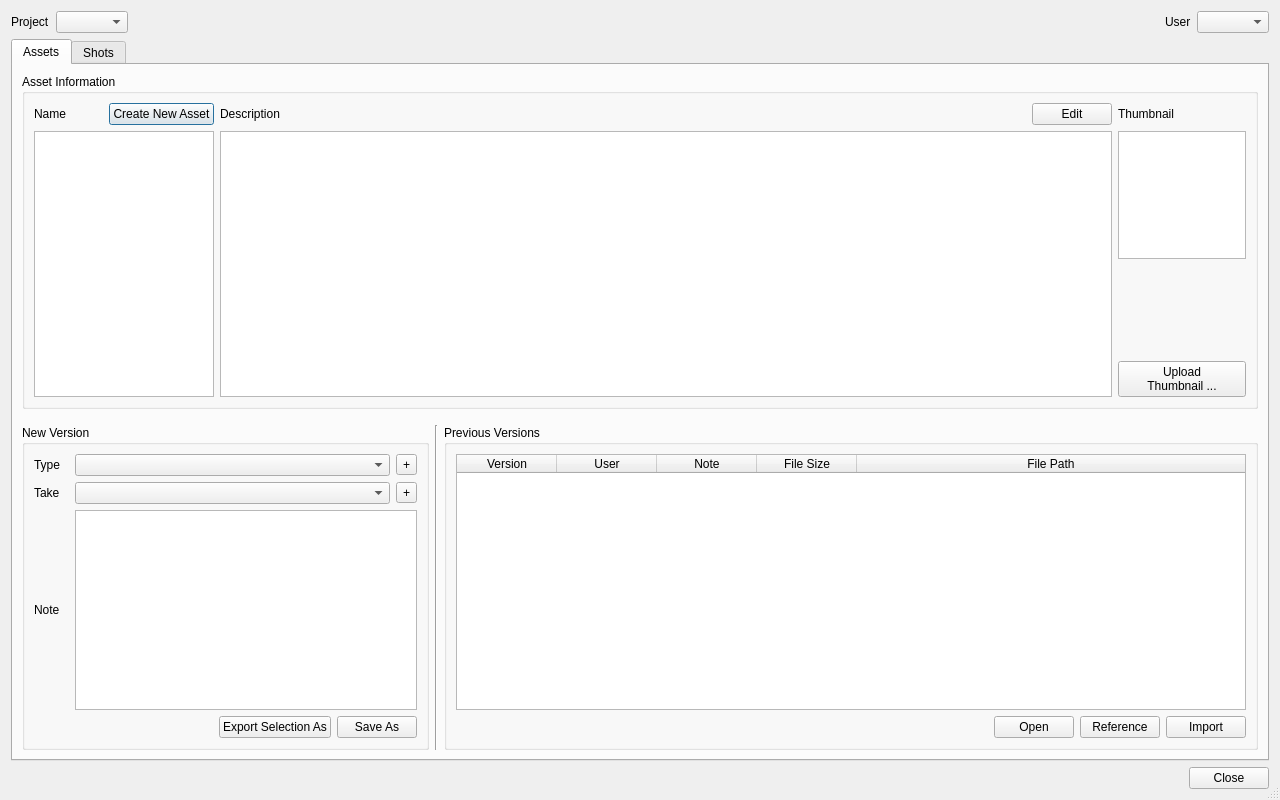
<?xml version="1.0" encoding="UTF-8"?>
<ui version="4.0">
 <class>Dialog</class>
 <widget class="QDialog" name="Dialog">
  <property name="windowModality">
   <enum>Qt::ApplicationModal</enum>
  </property>
  <property name="geometry">
   <rect>
    <x>0</x>
    <y>0</y>
    <width>1280</width>
    <height>800</height>
   </rect>
  </property>
  <property name="sizePolicy">
   <sizepolicy hsizetype="Preferred" vsizetype="Preferred">
    <horstretch>1</horstretch>
    <verstretch>1</verstretch>
   </sizepolicy>
  </property>
  <property name="windowTitle">
   <string>Asset Manager v0.2.0.a2</string>
  </property>
  <property name="sizeGripEnabled">
   <bool>true</bool>
  </property>
  <property name="modal">
   <bool>true</bool>
  </property>
  <layout class="QHBoxLayout" name="horizontalLayout">
   <item>
    <widget class="QWidget" name="verticalWidget" native="true">
     <property name="sizePolicy">
      <sizepolicy hsizetype="Preferred" vsizetype="Preferred">
       <horstretch>1</horstretch>
       <verstretch>1</verstretch>
      </sizepolicy>
     </property>
     <layout class="QVBoxLayout" name="verticalLayout" stretch="0,0,0">
      <property name="sizeConstraint">
       <enum>QLayout::SetMaximumSize</enum>
      </property>
      <property name="margin">
       <number>0</number>
      </property>
      <item>
       <layout class="QHBoxLayout" name="horizontalLayout_11" stretch="0,0,1,0,0">
        <item>
         <widget class="QLabel" name="projects_label">
          <property name="text">
           <string>Project</string>
          </property>
         </widget>
        </item>
        <item>
         <widget class="QComboBox" name="projects_comboBox"/>
        </item>
        <item>
         <spacer name="horizontalSpacer_4">
          <property name="orientation">
           <enum>Qt::Horizontal</enum>
          </property>
          <property name="sizeHint" stdset="0">
           <size>
            <width>40</width>
            <height>20</height>
           </size>
          </property>
         </spacer>
        </item>
        <item>
         <widget class="QLabel" name="user_label">
          <property name="text">
           <string>User</string>
          </property>
         </widget>
        </item>
        <item>
         <widget class="QComboBox" name="user_comboBox"/>
        </item>
       </layout>
      </item>
      <item>
       <widget class="QTabWidget" name="tabWidget">
        <property name="enabled">
         <bool>true</bool>
        </property>
        <property name="currentIndex">
         <number>0</number>
        </property>
        <widget class="QWidget" name="assets_tab">
         <property name="enabled">
          <bool>true</bool>
         </property>
         <property name="sizePolicy">
          <sizepolicy hsizetype="Preferred" vsizetype="Preferred">
           <horstretch>1</horstretch>
           <verstretch>1</verstretch>
          </sizepolicy>
         </property>
         <attribute name="title">
          <string>Assets</string>
         </attribute>
         <layout class="QVBoxLayout" name="verticalLayout_4">
          <item>
           <widget class="QGroupBox" name="asset_info_groupBox">
            <property name="title">
             <string>Asset Information</string>
            </property>
            <property name="flat">
             <bool>false</bool>
            </property>
            <layout class="QVBoxLayout" name="verticalLayout_3">
             <item>
              <layout class="QHBoxLayout" name="horizontalLayout_3" stretch="0,2">
               <item>
                <layout class="QVBoxLayout" name="verticalLayout_2">
                 <item>
                  <layout class="QHBoxLayout" name="horizontalLayout_9">
                   <item>
                    <widget class="QLabel" name="asset_name_label">
                     <property name="font">
                      <font>
                       <weight>50</weight>
                       <bold>false</bold>
                      </font>
                     </property>
                     <property name="text">
                      <string>Name</string>
                     </property>
                    </widget>
                   </item>
                   <item>
                    <spacer name="horizontalSpacer_6">
                     <property name="orientation">
                      <enum>Qt::Horizontal</enum>
                     </property>
                     <property name="sizeType">
                      <enum>QSizePolicy::Maximum</enum>
                     </property>
                     <property name="sizeHint" stdset="0">
                      <size>
                       <width>40</width>
                       <height>20</height>
                      </size>
                     </property>
                    </spacer>
                   </item>
                   <item>
                    <widget class="QPushButton" name="create_asset_pushButton">
                     <property name="text">
                      <string>Create New Asset</string>
                     </property>
                    </widget>
                   </item>
                  </layout>
                 </item>
                 <item>
                  <widget class="QListWidget" name="asset_names_listWidget">
                   <property name="sizePolicy">
                    <sizepolicy hsizetype="Expanding" vsizetype="Expanding">
                     <horstretch>0</horstretch>
                     <verstretch>0</verstretch>
                    </sizepolicy>
                   </property>
                   <property name="minimumSize">
                    <size>
                     <width>180</width>
                     <height>0</height>
                    </size>
                   </property>
                   <property name="maximumSize">
                    <size>
                     <width>180</width>
                     <height>16777215</height>
                    </size>
                   </property>
                  </widget>
                 </item>
                </layout>
               </item>
               <item>
                <layout class="QGridLayout" name="gridLayout" columnstretch="1,0">
                 <property name="horizontalSpacing">
                  <number>6</number>
                 </property>
                 <item row="0" column="1">
                  <widget class="QLabel" name="thumbnail_label">
                   <property name="font">
                    <font>
                     <weight>50</weight>
                     <bold>false</bold>
                    </font>
                   </property>
                   <property name="text">
                    <string>Thumbnail</string>
                   </property>
                  </widget>
                 </item>
                 <item row="1" column="1">
                  <layout class="QVBoxLayout" name="verticalLayout_5">
                   <property name="topMargin">
                    <number>0</number>
                   </property>
                   <item>
                    <widget class="QGraphicsView" name="thumbnail_graphicsView">
                     <property name="minimumSize">
                      <size>
                       <width>128</width>
                       <height>128</height>
                      </size>
                     </property>
                     <property name="maximumSize">
                      <size>
                       <width>128</width>
                       <height>128</height>
                      </size>
                     </property>
                     <property name="dragMode">
                      <enum>QGraphicsView::NoDrag</enum>
                     </property>
                    </widget>
                   </item>
                   <item>
                    <spacer name="verticalSpacer">
                     <property name="orientation">
                      <enum>Qt::Vertical</enum>
                     </property>
                     <property name="sizeType">
                      <enum>QSizePolicy::Expanding</enum>
                     </property>
                     <property name="sizeHint" stdset="0">
                      <size>
                       <width>20</width>
                       <height>40</height>
                      </size>
                     </property>
                    </spacer>
                   </item>
                   <item>
                    <widget class="QPushButton" name="upload_thumbnail_pushButton">
                     <property name="text">
                      <string>Upload
Thumbnail ...</string>
                     </property>
                    </widget>
                   </item>
                  </layout>
                 </item>
                 <item row="1" column="0">
                  <widget class="QTextEdit" name="asset_description_textEdit">
                   <property name="enabled">
                    <bool>true</bool>
                   </property>
                   <property name="tabChangesFocus">
                    <bool>true</bool>
                   </property>
                   <property name="readOnly">
                    <bool>true</bool>
                   </property>
                   <property name="html">
                    <string>&lt;!DOCTYPE HTML PUBLIC &quot;-//W3C//DTD HTML 4.0//EN&quot; &quot;http://www.w3.org/TR/REC-html40/strict.dtd&quot;&gt;
&lt;html&gt;&lt;head&gt;&lt;meta name=&quot;qrichtext&quot; content=&quot;1&quot; /&gt;&lt;style type=&quot;text/css&quot;&gt;
p, li { white-space: pre-wrap; }
&lt;/style&gt;&lt;/head&gt;&lt;body style=&quot; font-family:'Ubuntu'; font-size:10pt; font-weight:400; font-style:normal;&quot;&gt;
&lt;p style=&quot;-qt-paragraph-type:empty; margin-top:0px; margin-bottom:0px; margin-left:0px; margin-right:0px; -qt-block-indent:0; text-indent:0px; font-family:'Sans Serif'; font-size:9pt;&quot;&gt;&lt;/p&gt;&lt;/body&gt;&lt;/html&gt;</string>
                   </property>
                  </widget>
                 </item>
                 <item row="0" column="0">
                  <layout class="QHBoxLayout" name="horizontalLayout_7">
                   <item>
                    <widget class="QLabel" name="asset_description_label">
                     <property name="font">
                      <font>
                       <weight>50</weight>
                       <bold>false</bold>
                      </font>
                     </property>
                     <property name="text">
                      <string>Description</string>
                     </property>
                    </widget>
                   </item>
                   <item>
                    <spacer name="horizontalSpacer_5">
                     <property name="orientation">
                      <enum>Qt::Horizontal</enum>
                     </property>
                     <property name="sizeHint" stdset="0">
                      <size>
                       <width>40</width>
                       <height>20</height>
                      </size>
                     </property>
                    </spacer>
                   </item>
                   <item>
                    <widget class="QPushButton" name="asset_description_edit_pushButton">
                     <property name="text">
                      <string>Edit</string>
                     </property>
                     <property name="checkable">
                      <bool>true</bool>
                     </property>
                    </widget>
                   </item>
                  </layout>
                 </item>
                </layout>
               </item>
              </layout>
             </item>
            </layout>
           </widget>
          </item>
          <item>
           <layout class="QHBoxLayout" name="horizontalLayout_10" stretch="1,0,2">
            <property name="topMargin">
             <number>10</number>
            </property>
            <item>
             <widget class="QGroupBox" name="new_version_groupBox">
              <property name="title">
               <string>New Version</string>
              </property>
              <layout class="QVBoxLayout" name="verticalLayout_6">
               <item>
                <layout class="QGridLayout" name="gridLayout_3">
                 <item row="1" column="0">
                  <widget class="QLabel" name="takes_label">
                   <property name="minimumSize">
                    <size>
                     <width>35</width>
                     <height>0</height>
                    </size>
                   </property>
                   <property name="font">
                    <font>
                     <weight>50</weight>
                     <bold>false</bold>
                    </font>
                   </property>
                   <property name="text">
                    <string>Take</string>
                   </property>
                  </widget>
                 </item>
                 <item row="2" column="0">
                  <widget class="QLabel" name="note_label">
                   <property name="minimumSize">
                    <size>
                     <width>35</width>
                     <height>0</height>
                    </size>
                   </property>
                   <property name="text">
                    <string>Note</string>
                   </property>
                  </widget>
                 </item>
                 <item row="2" column="1">
                  <widget class="QTextEdit" name="asset_version_note_textEdit">
                   <property name="enabled">
                    <bool>true</bool>
                   </property>
                   <property name="tabChangesFocus">
                    <bool>true</bool>
                   </property>
                   <property name="html">
                    <string>&lt;!DOCTYPE HTML PUBLIC &quot;-//W3C//DTD HTML 4.0//EN&quot; &quot;http://www.w3.org/TR/REC-html40/strict.dtd&quot;&gt;
&lt;html&gt;&lt;head&gt;&lt;meta name=&quot;qrichtext&quot; content=&quot;1&quot; /&gt;&lt;style type=&quot;text/css&quot;&gt;
p, li { white-space: pre-wrap; }
&lt;/style&gt;&lt;/head&gt;&lt;body style=&quot; font-family:'Ubuntu'; font-size:10pt; font-weight:400; font-style:normal;&quot;&gt;
&lt;p style=&quot;-qt-paragraph-type:empty; margin-top:0px; margin-bottom:0px; margin-left:0px; margin-right:0px; -qt-block-indent:0; text-indent:0px; font-family:'Sans Serif'; font-size:9pt;&quot;&gt;&lt;/p&gt;&lt;/body&gt;&lt;/html&gt;</string>
                   </property>
                  </widget>
                 </item>
                 <item row="0" column="0">
                  <widget class="QLabel" name="asset_version_types_label">
                   <property name="minimumSize">
                    <size>
                     <width>35</width>
                     <height>0</height>
                    </size>
                   </property>
                   <property name="font">
                    <font>
                     <weight>50</weight>
                     <bold>false</bold>
                    </font>
                   </property>
                   <property name="text">
                    <string>Type</string>
                   </property>
                  </widget>
                 </item>
                 <item row="0" column="1">
                  <layout class="QHBoxLayout" name="horizontalLayout_4">
                   <item>
                    <widget class="QComboBox" name="asset_version_types_comboBox">
                     <property name="editable">
                      <bool>false</bool>
                     </property>
                    </widget>
                   </item>
                   <item>
                    <widget class="QToolButton" name="add_asset_type_toolButton">
                     <property name="text">
                      <string>+</string>
                     </property>
                    </widget>
                   </item>
                  </layout>
                 </item>
                 <item row="1" column="1">
                  <layout class="QHBoxLayout" name="horizontalLayout_6">
                   <item>
                    <widget class="QComboBox" name="takes_comboBox">
                     <property name="editable">
                      <bool>false</bool>
                     </property>
                    </widget>
                   </item>
                   <item>
                    <widget class="QToolButton" name="add_asset_take_toolButton">
                     <property name="text">
                      <string>+</string>
                     </property>
                    </widget>
                   </item>
                  </layout>
                 </item>
                </layout>
               </item>
               <item>
                <layout class="QHBoxLayout" name="horizontalLayout_2">
                 <item>
                  <spacer name="horizontalSpacer_7">
                   <property name="orientation">
                    <enum>Qt::Horizontal</enum>
                   </property>
                   <property name="sizeHint" stdset="0">
                    <size>
                     <width>40</width>
                     <height>20</height>
                    </size>
                   </property>
                  </spacer>
                 </item>
                 <item>
                  <widget class="QPushButton" name="export_as_pushButton">
                   <property name="text">
                    <string>Export Selection As</string>
                   </property>
                  </widget>
                 </item>
                 <item>
                  <widget class="QPushButton" name="save_as_pushButton">
                   <property name="text">
                    <string>Save As</string>
                   </property>
                   <property name="default">
                    <bool>true</bool>
                   </property>
                  </widget>
                 </item>
                </layout>
               </item>
              </layout>
             </widget>
            </item>
            <item>
             <widget class="Line" name="line">
              <property name="orientation">
               <enum>Qt::Vertical</enum>
              </property>
             </widget>
            </item>
            <item>
             <widget class="QGroupBox" name="previous_versions_groupBox">
              <property name="title">
               <string>Previous Versions</string>
              </property>
              <layout class="QVBoxLayout" name="verticalLayout_7">
               <item>
                <widget class="QTableWidget" name="previous_versions_tableWidget">
                 <property name="editTriggers">
                  <set>QAbstractItemView::NoEditTriggers</set>
                 </property>
                 <property name="selectionMode">
                  <enum>QAbstractItemView::SingleSelection</enum>
                 </property>
                 <property name="selectionBehavior">
                  <enum>QAbstractItemView::SelectRows</enum>
                 </property>
                 <property name="showGrid">
                  <bool>false</bool>
                 </property>
                 <attribute name="horizontalHeaderStretchLastSection">
                  <bool>true</bool>
                 </attribute>
                 <attribute name="verticalHeaderStretchLastSection">
                  <bool>false</bool>
                 </attribute>
                 <column>
                  <property name="text">
                   <string>Version</string>
                  </property>
                 </column>
                 <column>
                  <property name="text">
                   <string>User</string>
                  </property>
                 </column>
                 <column>
                  <property name="text">
                   <string>Note</string>
                  </property>
                 </column>
                 <column>
                  <property name="text">
                   <string>File Size</string>
                  </property>
                 </column>
                 <column>
                  <property name="text">
                   <string>File Path</string>
                  </property>
                 </column>
                </widget>
               </item>
               <item>
                <layout class="QHBoxLayout" name="horizontalLayout_5">
                 <item>
                  <spacer name="horizontalSpacer_2">
                   <property name="orientation">
                    <enum>Qt::Horizontal</enum>
                   </property>
                   <property name="sizeHint" stdset="0">
                    <size>
                     <width>40</width>
                     <height>20</height>
                    </size>
                   </property>
                  </spacer>
                 </item>
                 <item>
                  <widget class="QPushButton" name="open_pushButton">
                   <property name="text">
                    <string>Open</string>
                   </property>
                  </widget>
                 </item>
                 <item>
                  <widget class="QPushButton" name="reference_pushButton">
                   <property name="text">
                    <string>Reference</string>
                   </property>
                  </widget>
                 </item>
                 <item>
                  <widget class="QPushButton" name="import_pushButton">
                   <property name="text">
                    <string>Import</string>
                   </property>
                  </widget>
                 </item>
                </layout>
               </item>
              </layout>
             </widget>
            </item>
           </layout>
          </item>
         </layout>
        </widget>
        <widget class="QWidget" name="shots_tab">
         <property name="enabled">
          <bool>true</bool>
         </property>
         <attribute name="title">
          <string>Shots</string>
         </attribute>
         <widget class="QComboBox" name="comboBox_2">
          <property name="geometry">
           <rect>
            <x>90</x>
            <y>10</y>
            <width>251</width>
            <height>25</height>
           </rect>
          </property>
         </widget>
         <widget class="QLabel" name="label_2">
          <property name="geometry">
           <rect>
            <x>10</x>
            <y>10</y>
            <width>71</width>
            <height>21</height>
           </rect>
          </property>
          <property name="text">
           <string>Sequences</string>
          </property>
         </widget>
        </widget>
       </widget>
      </item>
      <item>
       <layout class="QHBoxLayout" name="horizontalLayout_8">
        <item>
         <spacer name="horizontalSpacer_3">
          <property name="orientation">
           <enum>Qt::Horizontal</enum>
          </property>
          <property name="sizeHint" stdset="0">
           <size>
            <width>40</width>
            <height>20</height>
           </size>
          </property>
         </spacer>
        </item>
        <item>
         <widget class="QPushButton" name="close_pushButton">
          <property name="styleSheet">
           <string notr="true"/>
          </property>
          <property name="text">
           <string>Close</string>
          </property>
          <property name="default">
           <bool>false</bool>
          </property>
          <property name="flat">
           <bool>false</bool>
          </property>
         </widget>
        </item>
       </layout>
      </item>
     </layout>
    </widget>
   </item>
  </layout>
 </widget>
 <tabstops>
  <tabstop>tabWidget</tabstop>
  <tabstop>create_asset_pushButton</tabstop>
  <tabstop>asset_names_listWidget</tabstop>
  <tabstop>asset_description_edit_pushButton</tabstop>
  <tabstop>asset_description_textEdit</tabstop>
  <tabstop>thumbnail_graphicsView</tabstop>
  <tabstop>upload_thumbnail_pushButton</tabstop>
  <tabstop>asset_version_note_textEdit</tabstop>
  <tabstop>export_as_pushButton</tabstop>
  <tabstop>save_as_pushButton</tabstop>
  <tabstop>previous_versions_tableWidget</tabstop>
  <tabstop>open_pushButton</tabstop>
  <tabstop>reference_pushButton</tabstop>
  <tabstop>import_pushButton</tabstop>
  <tabstop>close_pushButton</tabstop>
  <tabstop>comboBox_2</tabstop>
 </tabstops>
 <resources/>
 <connections/>
</ui>
